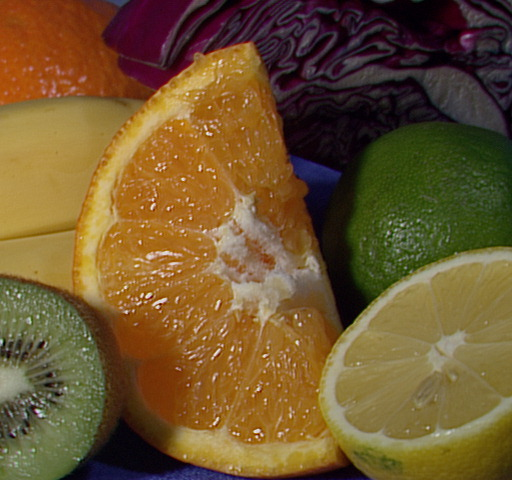
#> input picture assets/photos/fruits.jpg, 512 x 480 px, found by its file name
$ jupyter execute --allow-errors 02_filtering_edges.ipynb   (older library calls are emulated)
#> lines starting #> are read from the running program, lines starting #| are printed output that depends on the picture
### course_utils.py
"""课程公共工具；算法步骤保留在各 Notebook 中。"""
from pathlib import Path
import os
import random
import numpy as np
import matplotlib.pyplot as plt
from matplotlib import font_manager

ROOT = Path(__file__).resolve().parent


def configure_plot_fonts():
    available = {f.name for f in font_manager.fontManager.ttflist}
    for font in ['Microsoft YaHei', 'SimHei', 'Noto Sans CJK SC', 'Noto Sans CJK HK',
                 'Noto Sans CJK JP', 'Noto Sans CJK TC', 'WenQuanYi Zen Hei']:
        if font in available:
            plt.rcParams['font.family'] = 'sans-serif'
            plt.rcParams['font.sans-serif'] = [font]
            return
    for font_path in [
        Path('/usr/share/fonts/opentype/noto/NotoSansCJK-Regular.ttc'),
        Path('/usr/share/fonts/truetype/noto/NotoSansCJK-Regular.ttc'),
        Path('/usr/share/fonts/truetype/wqy/wqy-zenhei.ttc'),
    ]:
        if font_path.is_file():
            font_manager.fontManager.addfont(str(font_path))
            font = font_manager.FontProperties(fname=str(font_path)).get_name()
            plt.rcParams['font.family'] = 'sans-serif'
            plt.rcParams['font.sans-serif'] = [font, 'DejaVu Sans']
            return
    plt.rcParams['font.family'] = 'sans-serif'
    plt.rcParams['font.sans-serif'] = ['DejaVu Sans']


configure_plot_fonts()


def setup(seed=42):
#> called with seed = 42
    random.seed(seed)
    np.random.seed(seed)
    import torch
    torch.manual_seed(seed)
#> (this line was passed over: torch is not available in this run)
    if torch.cuda.is_available():
        torch.cuda.manual_seed_all(seed)
    torch.set_num_threads(min(4, os.cpu_count() or 1))
    configure_plot_fonts()
    plt.rcParams['axes.unicode_minus'] = False
    plt.rcParams['figure.dpi'] = 105
    (ROOT / 'outputs').mkdir(exist_ok=True)
    return ROOT


# [17 lines left out: function device, not called in this run]


def show_images(images, titles=None, cmap=None):
    if isinstance(images, dict):
        titles, images = list(images), list(images.values())
    fig, axes = plt.subplots(1, len(images), figsize=(4 * len(images), 3.5), squeeze=False)
    for i, (ax, im) in enumerate(zip(axes.flat, images)):
        ax.imshow(im, cmap=cmap or ('gray' if np.asarray(im).ndim == 2 else None))
        ax.set_title(titles[i] if titles else f'图 {i+1}')
        ax.axis('off')
    fig.tight_layout()
    return fig


def save_figure(name):
    name = Path(name).name
    if not name.endswith('.png'):
        name += '.png'
    path = ROOT / 'outputs' / name
    path.parent.mkdir(exist_ok=True)
    plt.gcf().savefig(path, dpi=140, bbox_inches='tight', facecolor='white')
    plt.show()
    plt.close()
    return path

### notebooks/02_filtering_edges.ipynb
# 02 卷积、降噪与梯度边缘
先手算 3×3 核，再在真实图像上比较均值、高斯、中值和双边滤波，最后观察梯度与 Canny。
降噪输出仍是强度图；梯度和边缘输出描述的是变化，任务不同。

[cell 1]
from pathlib import Path
import sys
root = next((p for p in [Path.cwd(), *Path.cwd().parents] if (p / "course_utils.py").exists()), None)
if root is None:
    raise RuntimeError("请在完整的 cv-beginner-course 项目里打开 Notebook")
if str(root) not in sys.path: sys.path.insert(0, str(root))
from course_utils import setup, device, show_images, save_figure, ROOT
#> (the rest of this cell did not finish here and is left out)

## 原图先看：水果照片

[cell 2]
from pathlib import Path
import cv2, matplotlib.pyplot as plt
ROOT = next(p for p in [Path.cwd(), *Path.cwd().parents] if (p / "course_utils.py").exists())
original_path = ROOT / "assets/photos/fruits.jpg"
original_bgr = cv2.imread(str(original_path)); assert original_bgr is not None, original_path
#> further down, original_bgr is the input picture: shape (480, 512, 3); mean B, G, R 46.2, 85.6, 110.8
original_rgb = cv2.cvtColor(original_bgr, cv2.COLOR_BGR2RGB)
plt.figure(figsize=(8, 5)); plt.imshow(original_rgb); plt.title("原始输入：后续滤波与 Canny 都处理这张图"); plt.axis("off"); plt.show()

## 1 一个可手算的窗口
输入矩阵 a 的行、列对应图像 y、x 位置；每个数值是一处灰度强度。3×3 核矩阵每个元素为 1/9，输出等于窗口中9个像素乘权重后的和。奇数窗口 k 的下标范围为 −(k−1)/2 到 +(k−1)/2。下面手算中心像素，并与完整输出矩阵对应位置核对。

#> (a cell that did not finish here is left out)

## 2 输入真实图片，再加入可控噪声
噪声在课程中人为添加，因此有干净参考图，可以计算 MSE/PSNR。真实照片本身没有无噪声真值时，不应虚构 PSNR。

[cell 4]
bgr=cv2.imread(str(ROOT/"assets/photos/fruits.jpg")); assert bgr is not None
clean=cv2.resize(cv2.cvtColor(bgr,cv2.COLOR_BGR2GRAY),(192,192))
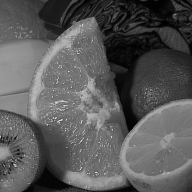
#> clean: shape (192, 192); min 0, max 224, mean 88.6
#> (the rest of this cell did not finish here and is left out)

## 3 Sobel 梯度的数值意义
保留浮点有符号梯度，不能先转 uint8 丢掉负值。幅值 sqrt(gx²+gy²) 表示变化强度，方向 atan2(gy,gx)。

[cell 5]
gx=cv2.Sobel(clean,cv2.CV_32F,1,0,ksize=3)
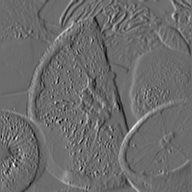
#> gx: shape (192, 192) float32; min -356, max 480, mean -1.9; drawn with min black and max white
gy=cv2.Sobel(clean,cv2.CV_32F,0,1,ksize=3)
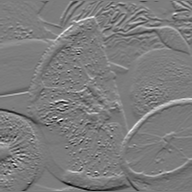
#> gy: shape (192, 192) float32; min -433, max 455, mean 0.8; drawn with min black and max white
magnitude=cv2.magnitude(gx,gy)
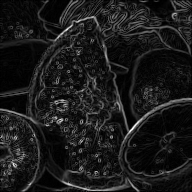
#> magnitude: shape (192, 192) float32; min 0, max 537.3, mean 57.3; drawn with min black and max white
print("gx局部矩阵:\n",gx[50:55,50:55],"\n幅值:\n",magnitude[50:55,50:55].round(1))
#| gx局部矩阵:
#|  [[ 16.  39.  87.  84.  22.]
#|  [ 29.  46.  67.  46. -12.]
#|  [ 33.  50.  49.  14. -42.]
#|  [ 35.  55.  26. -21. -56.]
#|  [ 37.  44. -12. -58. -80.]]
#| 幅值:
#|  [[ 66.   84.5 113.6  95.8  24.2]
#|  [ 65.7  82.1  88.   52.8  15.6]
#|  [ 35.5  51.4  49.8  17.2  55.3]
#|  [ 35.1  56.1  26.3  47.9  86.6]
#|  [ 53.8  49.2  17.   75.3 117.5]]
show_images([clean,gx,gy,magnitude],["输入","x梯度（有符号）","y梯度（有符号）","梯度幅值"])
#> the loop in show_images, `for i, (ax, im) in enumerate(zip(axes.flat, images)):` made 4 passes
save_figure("02_sobel")
#> in save_figure, `name = Path(name).name`: name = '02_sobel'
#> in save_figure, `name += '.png'`: name = '02_sobel.png'

## 4 Canny：模糊、梯度、非极大值抑制与双阈值连接
这里调用 OpenCV 实现，修改阈值比较保留的边缘。它输出二值边缘，不是灰度降噪结果。

[cell 6]
smooth=cv2.GaussianBlur(clean,(5,5),1)
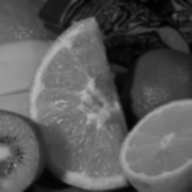
#> smooth: shape (192, 192); min 2, max 182, mean 88.6
e1=cv2.Canny(smooth,30,80); e2=cv2.Canny(smooth,100,180)
#> after `e1 = cv2.Canny(smooth, 30, 80)`:
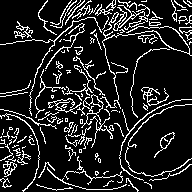
#> e1: shape (192, 192); 13.7% white in thin lines or dots
#> after `e2 = cv2.Canny(smooth, 100, 180)`:
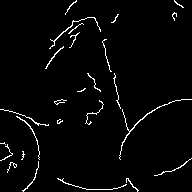
#> e2: shape (192, 192); 2.8% white in thin lines or dots
show_images([clean,e1,e2],["输入","阈值30/80","阈值100/180"]); save_figure("02_canny")
#> the loop in show_images (call 2), `for i, (ax, im) in enumerate(zip(axes.flat, images)):` made 3 passes
#> (the rest of this cell did not finish here and is left out)

## 5 参数实验与常见错误
比较核 3/5/9：降噪更强是否同时损失边缘？给图片加入椒盐噪声后再比较中值和高斯。
不要把“某图PSNR更高”推广成所有场景最优；不要把 Canny 和自适应阈值当成同一种算法。
参考：[OpenCV 平滑](https://docs.opencv.org/4.x/d4/d13/tutorial_py_filtering.html)、[梯度](https://docs.opencv.org/4.x/d5/d0f/tutorial_py_gradients.html)、[Canny](https://docs.opencv.org/4.x/da/d22/tutorial_py_canny.html)。

$ run again, with assets/photos/basketball1.png saved as assets/photos/fruits.jpg
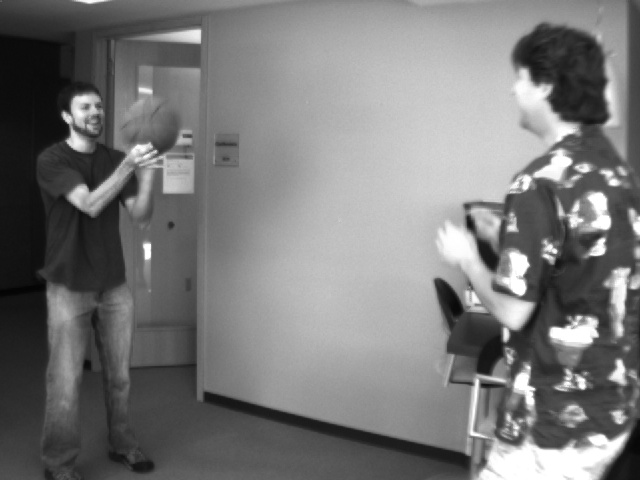
#> input picture assets/photos/basketball1.png, 640 x 480 px, found by its file name
#> original_bgr is the input picture: shape (480, 640, 3); min 3, max 255, mean 120.3
#> `magnitude=cv2.magnitude(gx,gy)`:
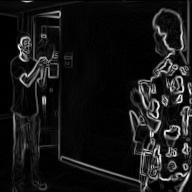
#> magnitude: shape (192, 192) float32; min 0, max 814.5, mean 72.4; drawn with min black and max white
#| gx局部矩阵:
#|  [[-35. -31.  24. 118. 135.]
#|  [-29. -15.  46. 179. 178.]
#|  [-37.  -9.  92. 269. 198.]
#|  [-46.  -8. 145. 323.  92.]
#|  [-42.   6. 226. 361. -15.]]
#> (further printed lines are left out)
#> the loop in show_images, `for i, (ax, im) in enumerate(zip(axes.flat, images)):` made 4 passes
#> in save_figure, `name = Path(name).name`: name = '02_sobel'
#> in save_figure, `name += '.png'`: name = '02_sobel.png'
#> e1: shape (192, 192); 8.9% white in thin lines or dots
#> `e2 = cv2.Canny(smooth, 100, 180)`:
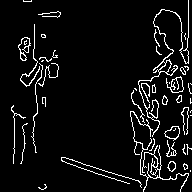
#> e2: shape (192, 192); 6.4% white in thin lines or dots
#> the loop in show_images (call 2), `for i, (ax, im) in enumerate(zip(axes.flat, images)):` made 3 passes

$ run again, with assets/photos/chicky.png saved as assets/photos/fruits.jpg
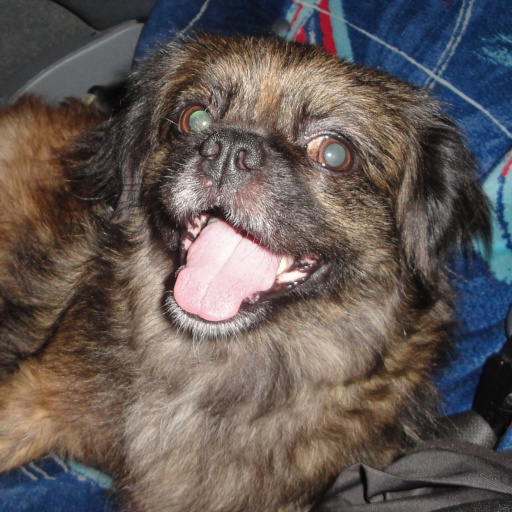
#> input picture assets/photos/chicky.png, 512 x 512 px, found by its file name
#> original_bgr is the input picture: shape (512, 512, 3); mean B, G, R 85.7, 89.1, 98.5
#> `magnitude=cv2.magnitude(gx,gy)`:
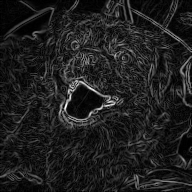
#> magnitude: shape (192, 192) float32; min 0, max 741.1, mean 90.4; drawn with min black and max white
#| gx局部矩阵:
#|  [[ -91.  -96.  -89.   38.   64.]
#|  [ -73. -103.  -58.   57.   86.]
#|  [-100.  -98.    5.   68.   34.]
#|  [-139.  -47.   42.   58.  -37.]
#|  [ -72.   -3.    9.   34.  -34.]]
#> (further printed lines are left out)
#> the loop in show_images, `for i, (ax, im) in enumerate(zip(axes.flat, images)):` made 4 passes
#> in save_figure, `name = Path(name).name`: name = '02_sobel'
#> in save_figure, `name += '.png'`: name = '02_sobel.png'
#> e1: shape (192, 192); 21.9% white in thin lines or dots
#> `e2 = cv2.Canny(smooth, 100, 180)`:
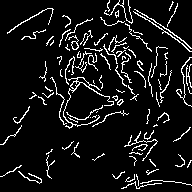
#> e2: shape (192, 192); 8.6% white in thin lines or dots
#> the loop in show_images (call 2), `for i, (ax, im) in enumerate(zip(axes.flat, images)):` made 3 passes
